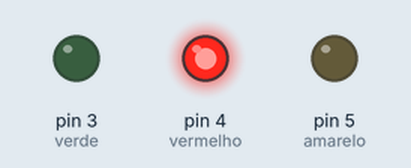
This sketch was run on a simulated Arduino Uno, built with avr-gcc and run on an emulated ATmega328P. Shown: output pins drawn as LEDs (lit = HIGH).

Above: at 2.0 s.
At 4.5 s:
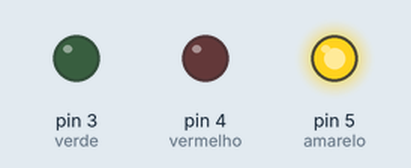
At 7.0 s:
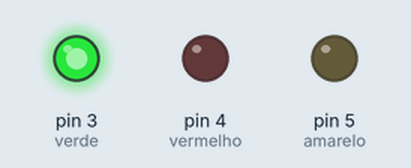
Timing chart, 0 to 11.7 s (numbered marks = the images above):
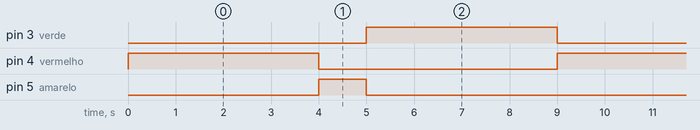

Measured:
- by itself, pin 3 (verde), pin 4 (vermelho): alternates HIGH for 4.0 s and LOW for 5.0 s
- by itself, pin 5 (amarelo): alternates HIGH for 1.0 s and LOW for 8.0 s
- by itself, everything shown: repeats every 9.0 s, in 3 steps

The sketch:

semaforo.ino
```cpp
// Programa de controle de um semáforo.
//
// Criado por: Lucas Jácome Cabral, 2022

int verde = 3;        // pino onde está ligado o LED verde
int vermelho = 4;     // pino onde está ligado o LED vermelho
int amarelo = 5;      // pino onde está ligado o LED amarelo

void setup() {  // este código só é rodado uma vez, no início
    pinMode(verde, OUTPUT);       // define verde como saída
    pinMode(vermelho, OUTPUT);    // define vermelho como saída
    pinMode(amarelo, OUTPUT);     // define amarelo como saída
}

void loop() {  // este código se repete indefinidamente
    digitalWrite(vermelho, HIGH); // ativa LED vermelho
    digitalWrite(verde,LOW);      // mantém LED verde desligado
    digitalWrite(amarelo,LOW);    // mantém LED amarelo desligado
    delay(4000);                  // tempo de quatro segundos
    digitalWrite(vermelho, LOW);  // mantém LED vermelho desligado
    digitalWrite(verde,LOW);      // mantém LED verde desligado
    digitalWrite(amarelo, HIGH);  // ativa LED amarelo
    delay(1000);                  // tempo de um segundo
    digitalWrite(vermelho, LOW);  // mantém LED vermelho desligado
    digitalWrite(verde,HIGH);     // ativa LED verde
    digitalWrite(amarelo, LOW);   // mantém LED amarelo desligado
    delay(4000);                  // tempo de quatro segundos
}
```
